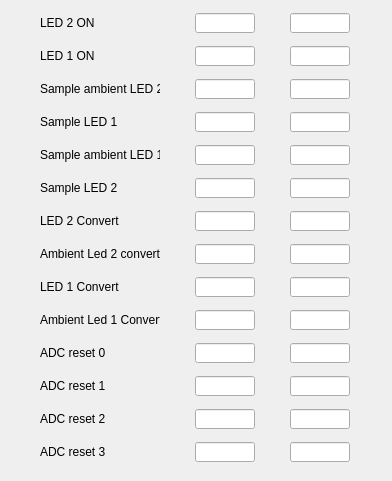
           <widget class="QWidget" name="horizontalLayoutWidget">
            <property name="geometry">
             <rect>
              <x>12</x>
              <y>10</y>
              <width>392</width>
              <height>481</height>
             </rect>
            </property>
            <layout class="QGridLayout" name="gridLayout_4" rowstretch="0,0,0,0,0,0,0,0,0,0,0,0,0,0,0,0,0,0,0,0,0,0,0,0,0,0,0,0,0,0,0,0,0,0,0,0,0" columnstretch="0,0,0">
             <property name="sizeConstraint">
              <enum>QLayout::SetNoConstraint</enum>
             </property>
             <property name="horizontalSpacing">
              <number>6</number>
             </property>
             <property name="verticalSpacing">
              <number>11</number>
             </property>
             <item row="4" column="0">
              <widget class="QLabel" name="label_48">
               <property name="maximumSize">
                <size>
                 <width>100</width>
                 <height>20</height>
                </size>
               </property>
               <property name="font">
                <font>
                 <weight>50</weight>
                 <bold>false</bold>
                </font>
               </property>
               <property name="text">
                <string>Sample LED 1</string>
               </property>
              </widget>
             </item>
             <item row="0" column="0">
              <widget class="QLabel" name="label_25">
               <property name="maximumSize">
                <size>
                 <width>60</width>
                 <height>20</height>
                </size>
               </property>
               <property name="font">
                <font>
                 <weight>50</weight>
                 <bold>false</bold>
                </font>
               </property>
               <property name="text">
                <string>LED 2 ON </string>
               </property>
              </widget>
             </item>
             <item row="36" column="0">
              <widget class="QLabel" name="label_54">
               <property name="maximumSize">
                <size>
                 <width>120</width>
                 <height>20</height>
                </size>
               </property>
               <property name="font">
                <font>
                 <weight>50</weight>
                 <bold>false</bold>
                </font>
               </property>
               <property name="text">
                <string>ADC reset 3</string>
               </property>
              </widget>
             </item>
             <item row="2" column="0">
              <widget class="QLabel" name="label_49">
               <property name="maximumSize">
                <size>
                 <width>60</width>
                 <height>20</height>
                </size>
               </property>
               <property name="font">
                <font>
                 <weight>50</weight>
                 <bold>false</bold>
                </font>
               </property>
               <property name="text">
                <string>LED 1 ON</string>
               </property>
              </widget>
             </item>
             <item row="19" column="0">
              <widget class="QLabel" name="label_55">
               <property name="maximumSize">
                <size>
                 <width>120</width>
                 <height>20</height>
                </size>
               </property>
               <property name="font">
                <font>
                 <weight>50</weight>
                 <bold>false</bold>
                </font>
               </property>
               <property name="text">
                <string>LED 2 Convert</string>
               </property>
              </widget>
             </item>
             <item row="22" column="0">
              <widget class="QLabel" name="label_46">
               <property name="maximumSize">
                <size>
                 <width>120</width>
                 <height>20</height>
                </size>
               </property>
               <property name="font">
                <font>
                 <weight>50</weight>
                 <bold>false</bold>
                </font>
               </property>
               <property name="text">
                <string>Ambient Led 2 convert</string>
               </property>
              </widget>
             </item>
             <item row="23" column="0">
              <widget class="QLabel" name="label_52">
               <property name="maximumSize">
                <size>
                 <width>120</width>
                 <height>20</height>
                </size>
               </property>
               <property name="font">
                <font>
                 <weight>50</weight>
                 <bold>false</bold>
                </font>
               </property>
               <property name="text">
                <string>LED 1 Convert</string>
               </property>
              </widget>
             </item>
             <item row="24" column="0">
              <widget class="QLabel" name="label_53">
               <property name="maximumSize">
                <size>
                 <width>120</width>
                 <height>20</height>
                </size>
               </property>
               <property name="font">
                <font>
                 <weight>50</weight>
                 <bold>false</bold>
                </font>
               </property>
               <property name="text">
                <string>Ambient Led 1 Convert</string>
               </property>
              </widget>
             </item>
             <item row="35" column="0">
              <widget class="QLabel" name="label_50">
               <property name="maximumSize">
                <size>
                 <width>120</width>
                 <height>20</height>
                </size>
               </property>
               <property name="font">
                <font>
                 <weight>50</weight>
                 <bold>false</bold>
                </font>
               </property>
               <property name="text">
                <string>ADC reset 2</string>
               </property>
              </widget>
             </item>
             <item row="30" column="0">
              <widget class="QLabel" name="label_24">
               <property name="maximumSize">
                <size>
                 <width>120</width>
                 <height>20</height>
                </size>
               </property>
               <property name="font">
                <font>
                 <weight>50</weight>
                 <bold>false</bold>
                </font>
               </property>
               <property name="text">
                <string>ADC reset 0</string>
               </property>
              </widget>
             </item>
             <item row="34" column="0">
              <widget class="QLabel" name="label_51">
               <property name="maximumSize">
                <size>
                 <width>120</width>
                 <height>20</height>
                </size>
               </property>
               <property name="font">
                <font>
                 <weight>50</weight>
                 <bold>false</bold>
                </font>
               </property>
               <property name="text">
                <string>ADC reset 1</string>
               </property>
              </widget>
             </item>
             <item row="0" column="2">
              <widget class="QLineEdit" name="txt4">
               <property name="sizePolicy">
                <sizepolicy hsizetype="Preferred" vsizetype="Fixed">
                 <horstretch>0</horstretch>
                 <verstretch>0</verstretch>
                </sizepolicy>
               </property>
               <property name="maximumSize">
                <size>
                 <width>60</width>
                 <height>20</height>
                </size>
               </property>
               <property name="whatsThis">
                <string extracomment="Inicio">que es</string>
               </property>
              </widget>
             </item>
             <item row="2" column="2">
              <widget class="QLineEdit" name="txt10">
               <property name="sizePolicy">
                <sizepolicy hsizetype="Preferred" vsizetype="Fixed">
                 <horstretch>0</horstretch>
                 <verstretch>0</verstretch>
                </sizepolicy>
               </property>
               <property name="maximumSize">
                <size>
                 <width>60</width>
                 <height>20</height>
                </size>
               </property>
               <property name="whatsThis">
                <string extracomment="Inicio">que es</string>
               </property>
              </widget>
             </item>
             <item row="2" column="1">
              <widget class="QLineEdit" name="txt9">
               <property name="sizePolicy">
                <sizepolicy hsizetype="Preferred" vsizetype="Fixed">
                 <horstretch>0</horstretch>
                 <verstretch>0</verstretch>
                </sizepolicy>
               </property>
               <property name="maximumSize">
                <size>
                 <width>60</width>
                 <height>20</height>
                </size>
               </property>
               <property name="whatsThis">
                <string extracomment="Inicio">que es</string>
               </property>
              </widget>
             </item>
             <item row="0" column="1">
              <widget class="QLineEdit" name="txt3">
               <property name="sizePolicy">
                <sizepolicy hsizetype="Preferred" vsizetype="Fixed">
                 <horstretch>0</horstretch>
                 <verstretch>0</verstretch>
                </sizepolicy>
               </property>
               <property name="maximumSize">
                <size>
                 <width>60</width>
                 <height>20</height>
                </size>
               </property>
               <property name="whatsThis">
                <string extracomment="Inicio">que es</string>
               </property>
              </widget>
             </item>
             <item row="3" column="1">
              <widget class="QLineEdit" name="txt5">
               <property name="sizePolicy">
                <sizepolicy hsizetype="Preferred" vsizetype="Fixed">
                 <horstretch>0</horstretch>
                 <verstretch>0</verstretch>
                </sizepolicy>
               </property>
               <property name="maximumSize">
                <size>
                 <width>60</width>
                 <height>20</height>
                </size>
               </property>
               <property name="whatsThis">
                <string extracomment="Inicio">que es</string>
               </property>
              </widget>
             </item>
             <item row="3" column="2">
              <widget class="QLineEdit" name="txt6">
               <property name="sizePolicy">
                <sizepolicy hsizetype="Preferred" vsizetype="Fixed">
                 <horstretch>0</horstretch>
                 <verstretch>0</verstretch>
                </sizepolicy>
               </property>
               <property name="maximumSize">
                <size>
                 <width>60</width>
                 <height>20</height>
                </size>
               </property>
               <property name="whatsThis">
                <string extracomment="Inicio">que es</string>
               </property>
              </widget>
             </item>
             <item row="4" column="1">
              <widget class="QLineEdit" name="txt7">
               <property name="sizePolicy">
                <sizepolicy hsizetype="Preferred" vsizetype="Fixed">
                 <horstretch>0</horstretch>
                 <verstretch>0</verstretch>
                </sizepolicy>
               </property>
               <property name="maximumSize">
                <size>
                 <width>60</width>
                 <height>20</height>
                </size>
               </property>
               <property name="whatsThis">
                <string extracomment="Inicio">que es</string>
               </property>
              </widget>
             </item>
             <item row="4" column="2">
              <widget class="QLineEdit" name="txt8">
               <property name="sizePolicy">
                <sizepolicy hsizetype="Preferred" vsizetype="Fixed">
                 <horstretch>0</horstretch>
                 <verstretch>0</verstretch>
                </sizepolicy>
               </property>
               <property name="maximumSize">
                <size>
                 <width>60</width>
                 <height>20</height>
                </size>
               </property>
               <property name="whatsThis">
                <string extracomment="Inicio">que es</string>
               </property>
              </widget>
             </item>
             <item row="5" column="1">
              <widget class="QLineEdit" name="txt11">
               <property name="sizePolicy">
                <sizepolicy hsizetype="Preferred" vsizetype="Fixed">
                 <horstretch>0</horstretch>
                 <verstretch>0</verstretch>
                </sizepolicy>
               </property>
               <property name="maximumSize">
                <size>
                 <width>60</width>
                 <height>20</height>
                </size>
               </property>
               <property name="whatsThis">
                <string extracomment="Inicio">que es</string>
               </property>
              </widget>
             </item>
             <item row="3" column="0">
              <widget class="QLabel" name="label_44">
               <property name="maximumSize">
                <size>
                 <width>120</width>
                 <height>20</height>
                </size>
               </property>
               <property name="font">
                <font>
                 <weight>50</weight>
                 <bold>false</bold>
                </font>
               </property>
               <property name="lineWidth">
                <number>2</number>
               </property>
               <property name="text">
                <string>Sample ambient LED 2 </string>
               </property>
              </widget>
             </item>
             <item row="5" column="0">
              <widget class="QLabel" name="label_45">
               <property name="maximumSize">
                <size>
                 <width>120</width>
                 <height>20</height>
                </size>
               </property>
               <property name="font">
                <font>
                 <weight>50</weight>
                 <bold>false</bold>
                </font>
               </property>
               <property name="text">
                <string>Sample ambient LED 1</string>
               </property>
              </widget>
             </item>
             <item row="9" column="0">
              <widget class="QLabel" name="label_47">
               <property name="maximumSize">
                <size>
                 <width>200</width>
                 <height>20</height>
                </size>
               </property>
               <property name="font">
                <font>
                 <weight>50</weight>
                 <bold>false</bold>
                </font>
               </property>
               <property name="text">
                <string>Sample LED 2</string>
               </property>
              </widget>
             </item>
             <item row="5" column="2">
              <widget class="QLineEdit" name="txt12">
               <property name="sizePolicy">
                <sizepolicy hsizetype="Preferred" vsizetype="Fixed">
                 <horstretch>0</horstretch>
                 <verstretch>0</verstretch>
                </sizepolicy>
               </property>
               <property name="maximumSize">
                <size>
                 <width>60</width>
                 <height>20</height>
                </size>
               </property>
               <property name="whatsThis">
                <string extracomment="Inicio">que es</string>
               </property>
              </widget>
             </item>
             <item row="9" column="2">
              <widget class="QLineEdit" name="txt2">
               <property name="sizePolicy">
                <sizepolicy hsizetype="Preferred" vsizetype="Fixed">
                 <horstretch>0</horstretch>
                 <verstretch>0</verstretch>
                </sizepolicy>
               </property>
               <property name="maximumSize">
                <size>
                 <width>60</width>
                 <height>20</height>
                </size>
               </property>
               <property name="whatsThis">
                <string extracomment="Inicio">que es</string>
               </property>
              </widget>
             </item>
             <item row="9" column="1">
              <widget class="QLineEdit" name="txt1">
               <property name="sizePolicy">
                <sizepolicy hsizetype="Preferred" vsizetype="Fixed">
                 <horstretch>0</horstretch>
                 <verstretch>0</verstretch>
                </sizepolicy>
               </property>
               <property name="maximumSize">
                <size>
                 <width>60</width>
                 <height>20</height>
                </size>
               </property>
               <property name="whatsThis">
                <string extracomment="Inicio">que es</string>
               </property>
              </widget>
             </item>
             <item row="19" column="1">
              <widget class="QLineEdit" name="txt13">
               <property name="sizePolicy">
                <sizepolicy hsizetype="Preferred" vsizetype="Fixed">
                 <horstretch>0</horstretch>
                 <verstretch>0</verstretch>
                </sizepolicy>
               </property>
               <property name="maximumSize">
                <size>
                 <width>60</width>
                 <height>20</height>
                </size>
               </property>
               <property name="whatsThis">
                <string extracomment="Inicio">que es</string>
               </property>
              </widget>
             </item>
             <item row="19" column="2">
              <widget class="QLineEdit" name="txt14">
               <property name="sizePolicy">
                <sizepolicy hsizetype="Preferred" vsizetype="Fixed">
                 <horstretch>0</horstretch>
                 <verstretch>0</verstretch>
                </sizepolicy>
               </property>
               <property name="maximumSize">
                <size>
                 <width>60</width>
                 <height>20</height>
                </size>
               </property>
               <property name="whatsThis">
                <string extracomment="Inicio">que es</string>
               </property>
              </widget>
             </item>
             <item row="22" column="1">
              <widget class="QLineEdit" name="txt15">
               <property name="sizePolicy">
                <sizepolicy hsizetype="Preferred" vsizetype="Fixed">
                 <horstretch>0</horstretch>
                 <verstretch>0</verstretch>
                </sizepolicy>
               </property>
               <property name="maximumSize">
                <size>
                 <width>60</width>
                 <height>20</height>
                </size>
               </property>
               <property name="whatsThis">
                <string extracomment="Inicio">que es</string>
               </property>
              </widget>
             </item>
             <item row="22" column="2">
              <widget class="QLineEdit" name="txt16">
               <property name="sizePolicy">
                <sizepolicy hsizetype="Preferred" vsizetype="Fixed">
                 <horstretch>0</horstretch>
                 <verstretch>0</verstretch>
                </sizepolicy>
               </property>
               <property name="maximumSize">
                <size>
                 <width>60</width>
                 <height>20</height>
                </size>
               </property>
               <property name="whatsThis">
                <string extracomment="Inicio">que es</string>
               </property>
              </widget>
             </item>
             <item row="23" column="1">
              <widget class="QLineEdit" name="txt17">
               <property name="sizePolicy">
                <sizepolicy hsizetype="Preferred" vsizetype="Fixed">
                 <horstretch>0</horstretch>
                 <verstretch>0</verstretch>
                </sizepolicy>
               </property>
               <property name="maximumSize">
                <size>
                 <width>60</width>
                 <height>20</height>
                </size>
               </property>
               <property name="whatsThis">
                <string extracomment="Inicio">que es</string>
               </property>
              </widget>
             </item>
             <item row="23" column="2">
              <widget class="QLineEdit" name="txt18">
               <property name="sizePolicy">
                <sizepolicy hsizetype="Preferred" vsizetype="Fixed">
                 <horstretch>0</horstretch>
                 <verstretch>0</verstretch>
                </sizepolicy>
               </property>
               <property name="maximumSize">
                <size>
                 <width>60</width>
                 <height>20</height>
                </size>
               </property>
               <property name="whatsThis">
                <string extracomment="Inicio">que es</string>
               </property>
              </widget>
             </item>
             <item row="24" column="1">
              <widget class="QLineEdit" name="txt19">
               <property name="sizePolicy">
                <sizepolicy hsizetype="Preferred" vsizetype="Fixed">
                 <horstretch>0</horstretch>
                 <verstretch>0</verstretch>
                </sizepolicy>
               </property>
               <property name="maximumSize">
                <size>
                 <width>60</width>
                 <height>20</height>
                </size>
               </property>
               <property name="whatsThis">
                <string extracomment="Inicio">que es</string>
               </property>
              </widget>
             </item>
             <item row="24" column="2">
              <widget class="QLineEdit" name="txt20">
               <property name="sizePolicy">
                <sizepolicy hsizetype="Preferred" vsizetype="Fixed">
                 <horstretch>0</horstretch>
                 <verstretch>0</verstretch>
                </sizepolicy>
               </property>
               <property name="maximumSize">
                <size>
                 <width>60</width>
                 <height>20</height>
                </size>
               </property>
               <property name="whatsThis">
                <string extracomment="Inicio">que es</string>
               </property>
              </widget>
             </item>
             <item row="30" column="1">
              <widget class="QLineEdit" name="txt21">
               <property name="sizePolicy">
                <sizepolicy hsizetype="Preferred" vsizetype="Fixed">
                 <horstretch>0</horstretch>
                 <verstretch>0</verstretch>
                </sizepolicy>
               </property>
               <property name="maximumSize">
                <size>
                 <width>60</width>
                 <height>20</height>
                </size>
               </property>
               <property name="whatsThis">
                <string extracomment="Inicio">que es</string>
               </property>
              </widget>
             </item>
             <item row="30" column="2">
              <widget class="QLineEdit" name="txt22">
               <property name="sizePolicy">
                <sizepolicy hsizetype="Preferred" vsizetype="Fixed">
                 <horstretch>0</horstretch>
                 <verstretch>0</verstretch>
                </sizepolicy>
               </property>
               <property name="maximumSize">
                <size>
                 <width>60</width>
                 <height>20</height>
                </size>
               </property>
               <property name="whatsThis">
                <string extracomment="Inicio">que es</string>
               </property>
              </widget>
             </item>
             <item row="34" column="1">
              <widget class="QLineEdit" name="txt23">
               <property name="sizePolicy">
                <sizepolicy hsizetype="Preferred" vsizetype="Fixed">
                 <horstretch>0</horstretch>
                 <verstretch>0</verstretch>
                </sizepolicy>
               </property>
               <property name="maximumSize">
                <size>
                 <width>60</width>
                 <height>20</height>
                </size>
               </property>
               <property name="whatsThis">
                <string extracomment="Inicio">que es</string>
               </property>
              </widget>
             </item>
             <item row="34" column="2">
              <widget class="QLineEdit" name="txt24">
               <property name="sizePolicy">
                <sizepolicy hsizetype="Preferred" vsizetype="Fixed">
                 <horstretch>0</horstretch>
                 <verstretch>0</verstretch>
                </sizepolicy>
               </property>
               <property name="maximumSize">
                <size>
                 <width>60</width>
                 <height>20</height>
                </size>
               </property>
               <property name="whatsThis">
                <string extracomment="Inicio">que es</string>
               </property>
              </widget>
             </item>
             <item row="35" column="1">
              <widget class="QLineEdit" name="txt25">
               <property name="sizePolicy">
                <sizepolicy hsizetype="Preferred" vsizetype="Fixed">
                 <horstretch>0</horstretch>
                 <verstretch>0</verstretch>
                </sizepolicy>
               </property>
               <property name="maximumSize">
                <size>
                 <width>60</width>
                 <height>20</height>
                </size>
               </property>
               <property name="whatsThis">
                <string extracomment="Inicio">que es</string>
               </property>
              </widget>
             </item>
             <item row="35" column="2">
              <widget class="QLineEdit" name="txt26">
               <property name="sizePolicy">
                <sizepolicy hsizetype="Preferred" vsizetype="Fixed">
                 <horstretch>0</horstretch>
                 <verstretch>0</verstretch>
                </sizepolicy>
               </property>
               <property name="maximumSize">
                <size>
                 <width>60</width>
                 <height>20</height>
                </size>
               </property>
               <property name="whatsThis">
                <string extracomment="Inicio">que es</string>
               </property>
              </widget>
             </item>
             <item row="36" column="1">
              <widget class="QLineEdit" name="txt27">
               <property name="sizePolicy">
                <sizepolicy hsizetype="Preferred" vsizetype="Fixed">
                 <horstretch>0</horstretch>
                 <verstretch>0</verstretch>
                </sizepolicy>
               </property>
               <property name="maximumSize">
                <size>
                 <width>60</width>
                 <height>20</height>
                </size>
               </property>
               <property name="whatsThis">
                <string extracomment="Inicio">que es</string>
               </property>
              </widget>
             </item>
             <item row="36" column="2">
              <widget class="QLineEdit" name="txt28">
               <property name="sizePolicy">
                <sizepolicy hsizetype="Preferred" vsizetype="Fixed">
                 <horstretch>0</horstretch>
                 <verstretch>0</verstretch>
                </sizepolicy>
               </property>
               <property name="maximumSize">
                <size>
                 <width>60</width>
                 <height>20</height>
                </size>
               </property>
               <property name="whatsThis">
                <string extracomment="Inicio">que es</string>
               </property>
              </widget>
             </item>
            </layout>
           </widget>
